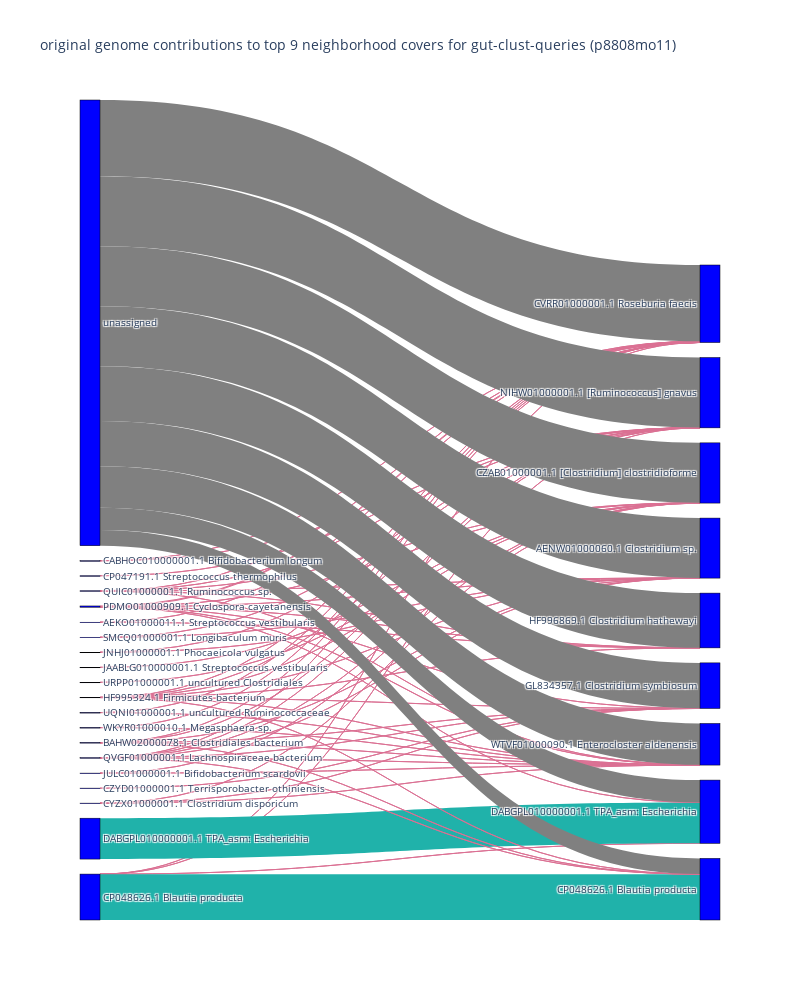

This figure's notebook cell:
### Code cell
NUM=9
fig = make_fig(NUM)

fig.update_layout(title_text=f"original genome contributions to top {NUM} neighborhood covers for {name} ({acc})", font_size=10)
fig.update_layout(width=800, height=1000)
fig.show()

### Figure 1 — Plotly figure (JSON) as saved in the notebook; plotly's stock layout.template omitted (floating-point values rounded to 4 significant figures; data arrays with more than 128 entries replaced by an {"elided": "..."} marker saying what was removed)
{"data": [{"link": {"color": ["palevioletred", "palevioletred", "palevioletred", "palevioletred", "palevioletred", "palevioletred", "palevioletred", "palevioletred", "palevioletred", "palevioletred", "palevioletred", "palevioletred", "palevioletred", "palevioletred", "palevioletred", "palevioletred", "palevioletred", "palevioletred", "palevioletred", "palevioletred", "lightseagreen", "palevioletred", "lightseagreen", "palevioletred", "palevioletred", "palevioletred", "palevioletred", "palevioletred", "palevioletred", "palevioletred", "palevioletred", "palevioletred", "palevioletred", "palevioletred", "palevioletred", "palevioletred", "palevioletred", "palevioletred", "palevioletred", "palevioletred", "palevioletred", "palevioletred", "palevioletred", "palevioletred", "palevioletred", "palevioletred", "palevioletred", "palevioletred", "palevioletred", "palevioletred", "palevioletred", "palevioletred", "palevioletred", "palevioletred", "palevioletred", "palevioletred", "palevioletred", "palevioletred", "palevioletred", "palevioletred", "grey", "grey", "grey", "grey", "grey", "grey", "grey", "grey", "grey"], "label": ["", "", "", "", "", "", "", "", "", "", "", "", "", "", "", "", "", "", "", "", "", "", "", "", "", "", "", "", "", "", "", "", "", "", "", "", "", "", "", "", "", "", "", "", "", "", "", "", "", "", "", "", "", "", "", "", "", "", "", "", "", "", "", "", "", "", "", "", ""], "source": [0, 4, 6, 8, 9, 10, 12, 17, 24, 30, 0, 3, 4, 9, 10, 12, 23, 24, 32, 0, 1, 17, 0, 4, 9, 10, 2, 4, 7, 9, 11, 17, 20, 24, 3, 4, 9, 10, 17, 24, 32, 4, 6, 17, 24, 4, 9, 10, 13, 17, 20, 2, 4, 8, 9, 10, 17, 20, 24, 30, 34, 34, 34, 34, 34, 34, 34, 34, 34], "target": [35, 35, 35, 35, 35, 35, 35, 35, 35, 35, 36, 36, 36, 36, 36, 36, 36, 36, 36, 37, 37, 37, 38, 38, 38, 38, 39, 39, 39, 39, 39, 39, 39, 39, 40, 40, 40, 40, 40, 40, 40, 41, 41, 41, 41, 42, 42, 42, 42, 42, 42, 43, 43, 43, 43, 43, 43, 43, 43, 43, 35, 36, 37, 38, 39, 40, 41, 42, 43], "value": [5, 9, 1, 1, 4, 1, 1, 112, 14, 1, 6, 1, 7, 8, 6, 1, 1, 3, 1, 2, 5017, 1, 5621, 3, 9, 1, 1, 6, 1, 6, 1, 11, 1, 1, 1, 2, 10, 2, 3, 3, 1, 3, 1, 1, 2, 2, 7, 1, 1, 5, 1, 1, 3, 1, 4, 3, 22, 4, 1, 1, 9363, 8596, 2746, 1927, 7361, 7342, 6714, 5576, 5066]}, "node": {"color": "blue", "label": {"elided": "132 str values"}, "line": {"color": "black", "width": 0.5}, "pad": 15, "thickness": 20}, "type": "sankey"}], "layout": {"font": {"size": 10}, "height": 1000, "title": {"text": "original genome contributions to top 9 neighborhood covers for gut-clust-queries (p8808mo11)"}, "width": 800}}
